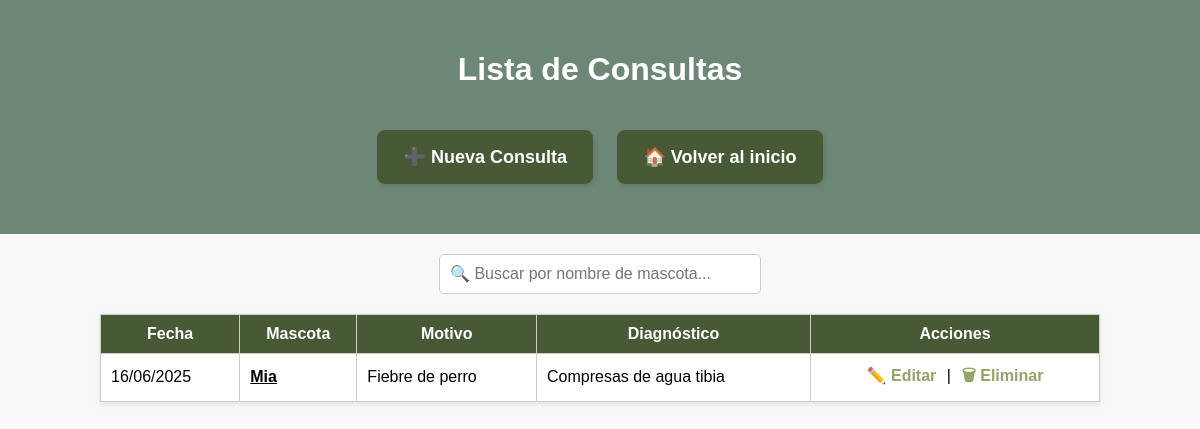
Before: /consultas/lista/ with the older database file.
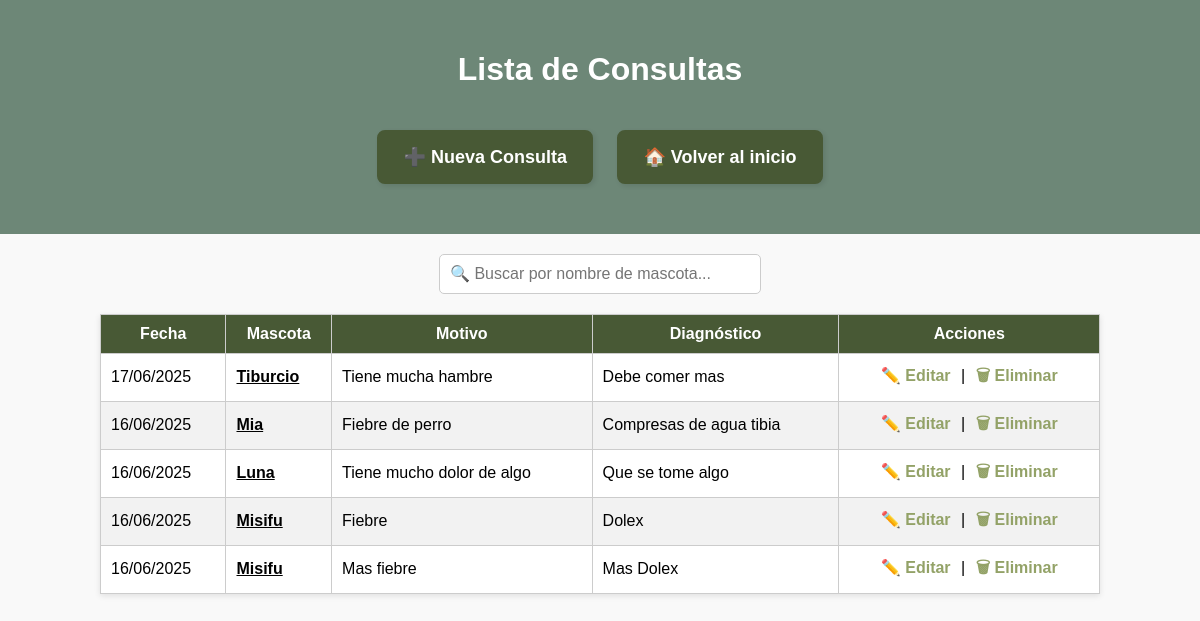
After: the same page with the newer database file.
### principal/models.py (models this page shows, shortened)
class Consulta(models.Model):
    fecha = models.DateField()
    motivo = models.TextField(blank=True)
    diagnostico = models.TextField(blank=True)
    mascota = models.ForeignKey(Mascota, on_delete=models.CASCADE, related_name='consultas')
    activo = models.BooleanField(default=True)

class Mascota(models.Model):
    nombre_mascota = models.CharField(max_length=100)
    especie = models.CharField(max_length=50, blank=True)
    raza = models.CharField(max_length=50, blank=True)
    edad = models.PositiveIntegerField(null=True, blank=True)
    cliente = models.ForeignKey(Cliente, on_delete=models.CASCADE, related_name='mascotas')
    activo = models.BooleanField(default=True)

### principal/views.py (the view)
# urls.py: path('consultas/lista/', views.lista_consultas, name='lista_consultas'),
def lista_consultas(request):
    consultas = Consulta.objects.select_related('mascota').order_by('-fecha')
    return render(request, 'principal/lista_consultas.html', {'consultas': consultas})

### principal/templates/principal/lista_consultas.html (shortened to what this page needs)
{% load static %}
<!DOCTYPE html>
<html lang="es">
<head>
</head>
<body>
<header>
    <h1>Lista de Consultas</h1>
    <a href="{% url 'crear_consulta' %}" class="btn">➕ Nueva Consulta</a>
    <a href="{% url 'inicio' %}" class="btn">🏠 Volver al inicio</a>
</header>
<div class="search-box">
    <input type="text" id="buscar" placeholder="🔍 Buscar por nombre de mascota...">
</div>
<table id="tabla-consultas">
    <thead>
        <tr>
            <th>Fecha</th>
            <th>Mascota</th>
            <th>Motivo</th>
            <th>Diagnóstico</th>
            <th>Acciones</th>
        </tr>
    </thead>
    <tbody>
        {% for consulta in consultas %}
        <tr>
            <td>{{ consulta.fecha|date:"d/m/Y" }}</td>
            <td><a href="{% url 'historia_clinica' consulta.mascota.id %}" class="enlace-mascota">
                    {{ consulta.mascota.nombre_mascota }}
                </a></td>
            <td>{{ consulta.motivo|default:"-" }}</td>
            <td>{{ consulta.diagnostico|default:"-" }}</td>
            <td class="acciones">
                <a href="{% url 'editar_consulta' consulta.id %}">✏️ Editar</a>
                |
                <a href="{% url 'eliminar_consulta' consulta.id %}" onclick="return confirm('¿Eliminar esta consulta?');">🗑 Eliminar</a>
            </td>
        </tr>
        {% empty %}
        <tr><td colspan="5">No hay consultas registradas.</td></tr>
        {% endfor %}
    </tbody>
</table>
</body>
</html>

### principal/templates/principal/lista_consultas.html (style rules this page uses)
body { font-family: Arial, sans-serif; background-color: #f9f9f9; margin: 0; text-align: center; }
header { background-color: #6D8777; color: white; padding: 30px; }
.btn { display: inline-flex; align-items: center; gap: 8px; margin: 20px 10px; padding: 14px 24px; background-color: #485935; color: white; text-decoration: none; border-radius: 8px; font-size: 18px; font-weight: bold; border: 2px solid #485935; box-shadow: 2px 2px 5px rgba(0, 0, 0, 0.1); transition: background-color 0.3s ease, transform 0.2s ease; }
.search-box { margin: 20px auto; }
.search-box input { padding: 10px; width: 300px; font-size: 16px; border-radius: 5px; border: 1px solid #ccc; }
table { margin: 20px auto; border-collapse: collapse; width: 90%; max-width: 1000px; background-color: white; box-shadow: 0 2px 6px rgba(0,0,0,0.1); }
th, td { padding: 10px; border: 1px solid #ccc; text-align: left; }
th { background-color: #485935; color: white; text-align: center; }
tr:nth-child(even) { background-color: #f2f2f2; }
.acciones { text-align: center; }
.acciones a { text-decoration: none; color: #93A267; font-weight: bold; margin: 0 6px; transition: color 0.2s ease; }
.enlace-mascota { color: black; font-weight: bold; text-decoration: underline; }

Changed rows visible on the page:
added Consulta: fecha "17/06/2025", mascota.nombre_mascota "Tiburcio", motivo "Tiene mucha hambre", diagnostico "Debe comer mas"
added Consulta: fecha "16/06/2025", mascota.nombre_mascota "Luna", motivo "Tiene mucho dolor de algo", diagnostico "Que se tome algo"
added Consulta: fecha "16/06/2025", mascota.nombre_mascota "Misifu", motivo "Fiebre", diagnostico "Dolex"
added Consulta: fecha "16/06/2025", mascota.nombre_mascota "Misifu", motivo "Mas fiebre", diagnostico "Mas Dolex"
